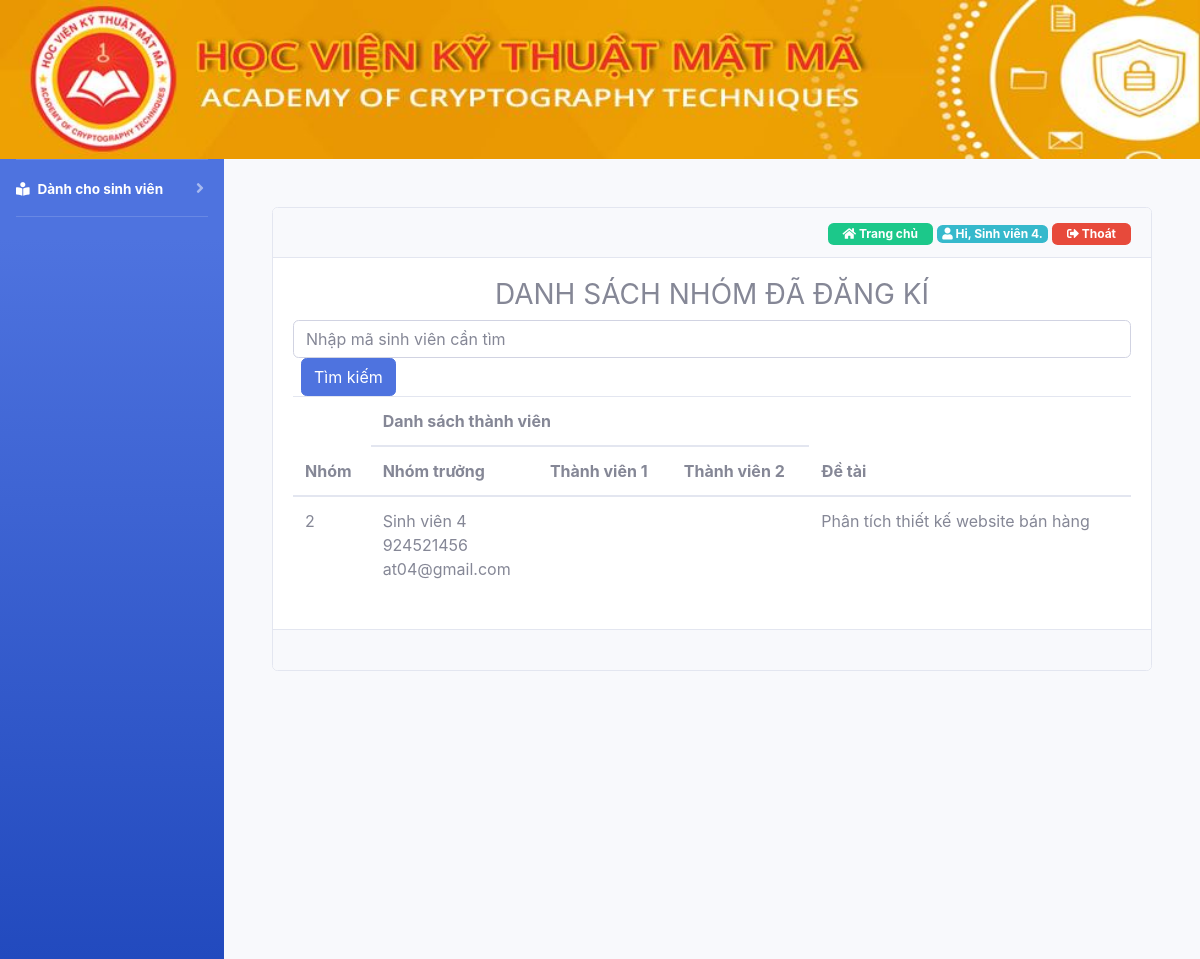
Before: /ds_nhomdk.php (signed in) with the older database file.
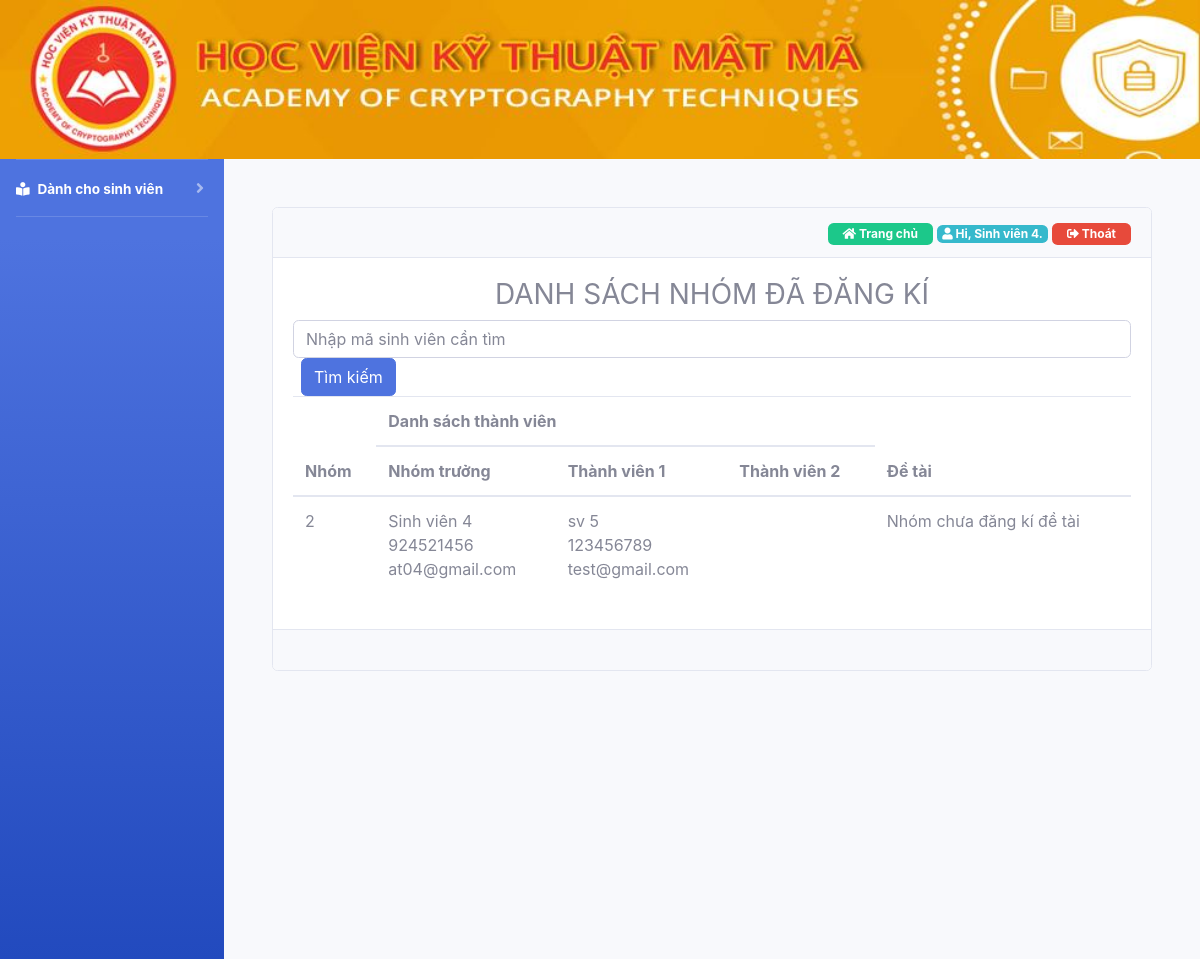
After: the same page with the newer database file.
### tables this page shows
CREATE TABLE `user` (
  `id` int(11) NOT NULL,
  `username` text NOT NULL,
  `password` text NOT NULL,
  `fullname` text NOT NULL,
  `phone` int(11) NOT NULL,
  `email` text NOT NULL,
  `permission` text NOT NULL
);

CREATE TABLE `groupsv` (
  `id` int(11) NOT NULL,
  `leader` text NOT NULL,
  `idsv1` text NOT NULL,
  `idsv2` text NOT NULL,
  `idsv3` text NOT NULL
);

CREATE TABLE `dsdetai` (
  `id` int(11) NOT NULL,
  `tengv` text NOT NULL,
  `nhom` text NOT NULL,
  `detai` text NOT NULL,
  `dinhhuong` text NOT NULL
);

### ds_nhomdk.php (the view, shortened to what this page needs)
<!DOCTYPE html>
<html>
<head>
    <?php require_once('filecss.php') ?>
</head>
<body>
    <div class="container-fluid">
        <?php require_once('logo.php'); ?>
        <div class="main" >
            <div id="wrapper">
                <div id="sidebar">
                    <?php require_once('menu_left.php'); ?>
                </div>
                <div id="content-wrapper" class="d-flex flex-column p-5">
                    <div class="status">
                        <div class="card">
                            <div class="card-header text-right">
                                <?php require_once('home_page.php') ?>
                            </div>
                            <div class="card-body">
                                <h3 class="text-uppercase text-center">Danh sách nhóm đã đăng kí</h3>
                                <form action="" method="post">
                                    <div class="inline">
                                        <input type="text" class="form-control" placeholder="Nhập mã sinh viên cần tìm">
                                        <button type="submit" name="search" class="ml-2 btn btn-primary">Tìm kiếm</button>
                                    </div>
                                    <table class="colspan table table-hover table-inverse">
                                        <thead>
                                            <tr>
                                                <th rowspan="2">Nhóm</th>
                                                <th colspan="3">Danh sách thành viên</th>
                                                <th rowspan="2">Đề tài</th>
                                            </tr>
                                            <tr>
                                                <th>Nhóm trưởng</th>
                                                <th>Thành viên 1</th>
                                                <th>Thành viên 2</th>
                                            </tr>
                                        </thead>
                                        <tbody>
                                            <?php
                                            if ($permission=='student') {
                                                $check = mysqli_query($con,"SELECT id FROM groupsv WHERE idsv1='$row[1]' or idsv2='$row[1]' or idsv3='$row[1]' ");
                                            }
                                            while ($rowq=mysqli_fetch_row($check)) {
                                                ?>
                                                <tr>
                                                    <td><?php echo  $rowq[0]?></td>
                                                    <?php $row1=mysqli_fetch_row(mysqli_query($con,"SELECT groupsv.id,user.fullname,user.phone,user.email FROM groupsv,user WHERE groupsv.id='$rowq[0]' AND groupsv.idsv1=user.username")); ?>
                                                    <td><?php if ($row1[0]=="") {
                                                        echo "";
                                                    }else{
                                                        echo $row1[1].'<br>'.$row1[2].'<br>'.$row1[3];
                                                    } ?></td>
                                                    <?php $row2=mysqli_fetch_row(mysqli_query($con,"SELECT groupsv.id,user.fullname,user.phone,user.email FROM groupsv,user WHERE groupsv.id='$rowq[0]' AND groupsv.idsv2=user.username")); ?>
                                                    <td><?php if ($row2[0]=="") {
                                                        echo "";
                                                    }else{
                                                        echo $row2[1].'<br>'.$row2[2].'<br>'.$row2[3];
                                                    } ?></td>
                                                    <?php $row3=mysqli_fetch_row(mysqli_query($con,"SELECT groupsv.id,user.fullname,user.phone,user.email FROM groupsv,user WHERE groupsv.id='$rowq[0]' AND groupsv.idsv3=user.username")); ?>
                                                    <td><?php if ($row3[0]=="") {
                                                    } ?></td>
                                                    <td><?php $row4=mysqli_fetch_row(mysqli_query($con,"SELECT * FROM dsdetai WHERE dsdetai.nhom='$rowq[0]'"));
                                                    if ($row4[3]=="") {
                                                        echo "Nhóm chưa đăng kí đề tài";
                                                    }else echo $row4[3];;
                                                    ?></td>
                                                </tr>
                                                <?php
                                            }
                                            ?>
                                        </tbody>
                                    </table>
                                </form>
                            </div>
                            <div class="card-footer">
                            </div>
                        </div>
                    </div>
                </div>
            </div>
        </div>
    </div>
</body>
</html>

### filecss.php (shortened to what this page needs)
<link rel="stylesheet" href="https://maxcdn.bootstrapcdn.com/bootstrap/4.0.0/css/bootstrap.min.css">
<link rel="stylesheet" href="https://use.fontawesome.com/releases/v5.4.1/css/all.css">
<link href="static/plugin/font-awesome/css/fontawesome-all.min.css" rel="stylesheet" />
<link href="static/plugin/et-line/style.css" rel="stylesheet" />
<link href="static/plugin/themify-icons/themify-icons.css" rel="stylesheet" />
<link rel="stylesheet" href="https://use.fontawesome.com/releases/v5.4.1/css/all.css">
<link href="static/plugin/bootstrap/css/bootstrap.min.css" rel="stylesheet" />
<link href="static/plugin/owl-carousel/css/owl.carousel.min.css" rel="stylesheet" />
<link href="static/css/style.css" rel="stylesheet" />

### logo.php
<div class="top" ">
	<a href="index.php"><img src="static/img/banner.jpg"  style='height: 100%; width: 100%; object-fit: contain' alt="Học viện Kỹ thuật Mật mã"></a>
</div>

### menu_left.php (shortened to what this page needs)
<?php
if (isset($_SESSION['username'])) {
    include 'lib/connect.php';
    $username = $_SESSION['username'];
    $sqlp     = "select * from user where username='$username'";
    $rowp = mysqli_fetch_row(mysqli_query($con, $sqlp));
    $permission = $rowp['6'];
    ?>
<ul class="navbar-nav bg-gradient-primary sidebar sidebar-dark accordion" id="accordionSidebar">
      <hr class="sidebar-divider my-0">
    <?php
    if ($permission == 'student') {
        $idsv           = $_SESSION['username'];
        $is_leader_sqli = mysqli_num_rows(mysqli_query($con, "SELECT * from groupsv where leader ='$idsv'"));
        if ($is_leader_sqli > 0) {
            ?>
    <li class="nav-item active">
        <a  class="nav-link collapsed " href="#" data-toggle="collapse" data-target="#collapseStudent" aria-expanded="true" aria-controls="collapseStudent">
            <i class="fas fa-book-reader"></i>
            <span>
                Dành cho sinh viên
            </span>
        </a>
    </li>
    <hr class="sidebar-divider d-none d-md-block">
    <?php
        } else {
            ?>
    <li class="nav-item active">
        <a  class="nav-link collapsed " href="#" data-toggle="collapse" data-target="#collapseStudent" aria-expanded="true" aria-controls="collapseStudent">
            <i class="fas fa-book-reader"></i>
            <span>
                Dành cho sinh viên
            </span>
        </a>
    </li>
    <hr class="sidebar-divider d-none d-md-block">
<?php
}
    }
}
?>

### home_page.php (shortened to what this page needs)
<a href="index.php" style="text-decoration: none;"><span class="badge badge-success" style="padding: 5px 15px; "><i class="fas fa-home"></i> Trang chủ</span></a>
<?php
if (isset($_SESSION['username'])) {
    include 'lib/connect.php';
    $username = $_SESSION['username'];
    $sql = "select * from user where username='$username'";
    $query = mysqli_query($con, $sql);
    if ($query) {
        $row = mysqli_fetch_row($query);
        ?>
        <span class="badge badge-info"><i class="fas fa-user"></i><?php echo " Hi, " . $row[3] . "."; ?></span>
        <a href="logout.php" ><span class="badge badge-danger" style="padding: 5px 15px;"><i class="fas fa-sign-out-alt"></i> Thoát</span></a>
        <?php
    }
} else {
    header("Location: /TTCS/login.php");
    ?>
    <?php
}
?>

Changed rows visible on the page:
changed groupsv id 2: row2 (not shown) → "sv 5"; row2 (not shown) → "123456789"; row2 (not shown) → "test@gmail.com"; dsdetai.detai "Phân tích thiết kế website bán hàng" → (not shown)
